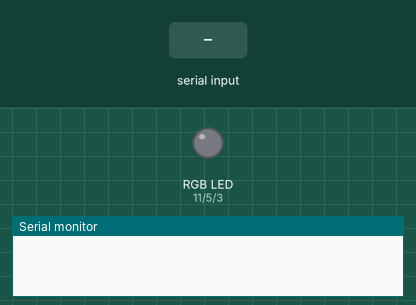
This sketch was run on a simulated Arduino Uno, built with avr-gcc and run on an emulated ATmega328P. On the bench: an RGB LED mixed from three pins (HIGH = lit), the last lines printed to the serial monitor. The test bench sets the inputs (shaded band). Dim RGB values are drawn brighter than linear.

Above: at 1.2 s.
1.3 s: "90,45,200," received over Serial
At 3.3 s:
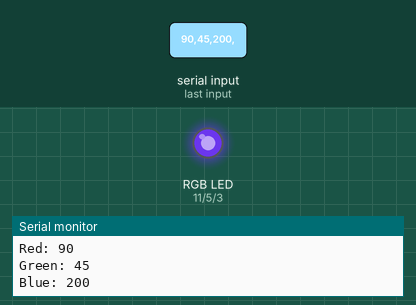
3.8 s: "30,150,10," received over Serial
At 5.2 s:
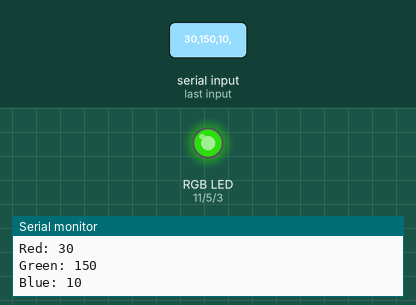
6.3 s: "90,45," received over Serial
At 8.2 s:
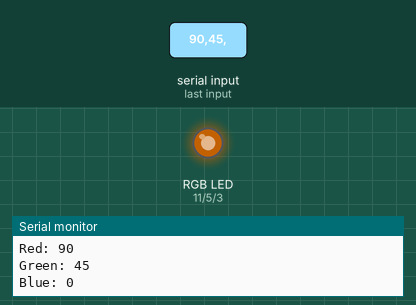
8.8 s: "5," received over Serial
At 11.6 s:
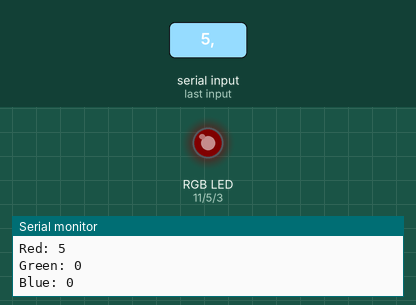
11.8 s: "200," received over Serial
At 14.3 s:
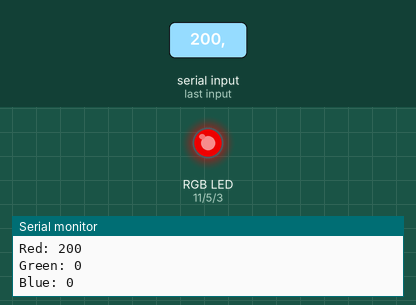
14.8 s: "1,90," received over Serial
At 17.0 s:
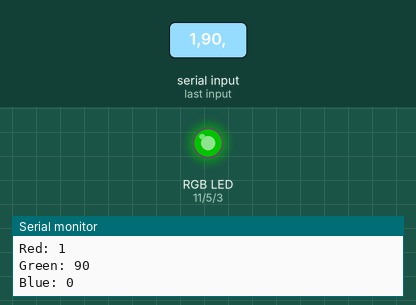
Timing chart, 0 to 18.3 s (numbered marks = the images above; inputs shaded):
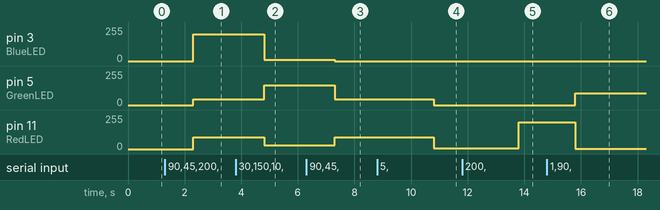

Measured:
- after the input at 1.3 s, pin 3 (BlueLED): 0/255 → 200/255 after 1.0 s; pin 5 (GreenLED): 0/255 → 45/255 after 1.0 s; pin 11 (RedLED): 0/255 → 90/255 after 1.0 s
- after the input at 3.8 s, pin 3 (BlueLED): 200/255 → 10/255 after 1.0 s; pin 5 (GreenLED): 45/255 → 150/255 after 1.0 s; pin 11 (RedLED): 90/255 → 30/255 after 1.0 s
- after the input at 6.3 s, pin 3 (BlueLED): 10/255 → 0/255 after 1.0 s; pin 5 (GreenLED): 150/255 → 45/255 after 1.0 s; pin 11 (RedLED): 30/255 → 90/255 after 1.0 s
- after the input at 8.8 s, pin 5 (GreenLED): 45/255 → 0/255 after 2.0 s; pin 11 (RedLED): 90/255 → 5/255 after 2.0 s
- after the input at 11.8 s, pin 11 (RedLED): 5/255 → 200/255 after 2.0 s
- after the input at 14.8 s, pin 5 (GreenLED): 0/255 → 90/255 after 1.0 s; pin 11 (RedLED): 200/255 → 1/255 after 1.0 s

The sketch:

ex09_extend_02_b.ino
```cpp
// 수신된 문자열에서 세 개의 정수 추출

#define RedLED 11
#define GreenLED 5
#define BlueLED 3

void setup() {
  pinMode(RedLED, OUTPUT);
  pinMode(GreenLED, OUTPUT);
  pinMode(BlueLED, OUTPUT);
  Serial.begin(9600);
}

void loop() {
  if (Serial.available()) {        		// 수신 데이터가 있을 때
    int r = Serial.readStringUntil(',').toInt();	// 콤마(',')까지의 문자열을 정수로 변환
    int g = Serial.readStringUntil(',').toInt();	// 콤마(',')까지의 문자열을 정수로 변환
    int b = Serial.readStringUntil('\n').toInt(); 	// 개행('\n')까지의 문자열을 정수로 변환
    analogWrite(RedLED, r);
    analogWrite(GreenLED, g);
    analogWrite(BlueLED, b);

    Serial.print("Red: ");
    Serial.println(r);
    Serial.print("Green: ");
    Serial.println(g);
    Serial.print("Blue: ");
    Serial.println(b);
  }
}
```
